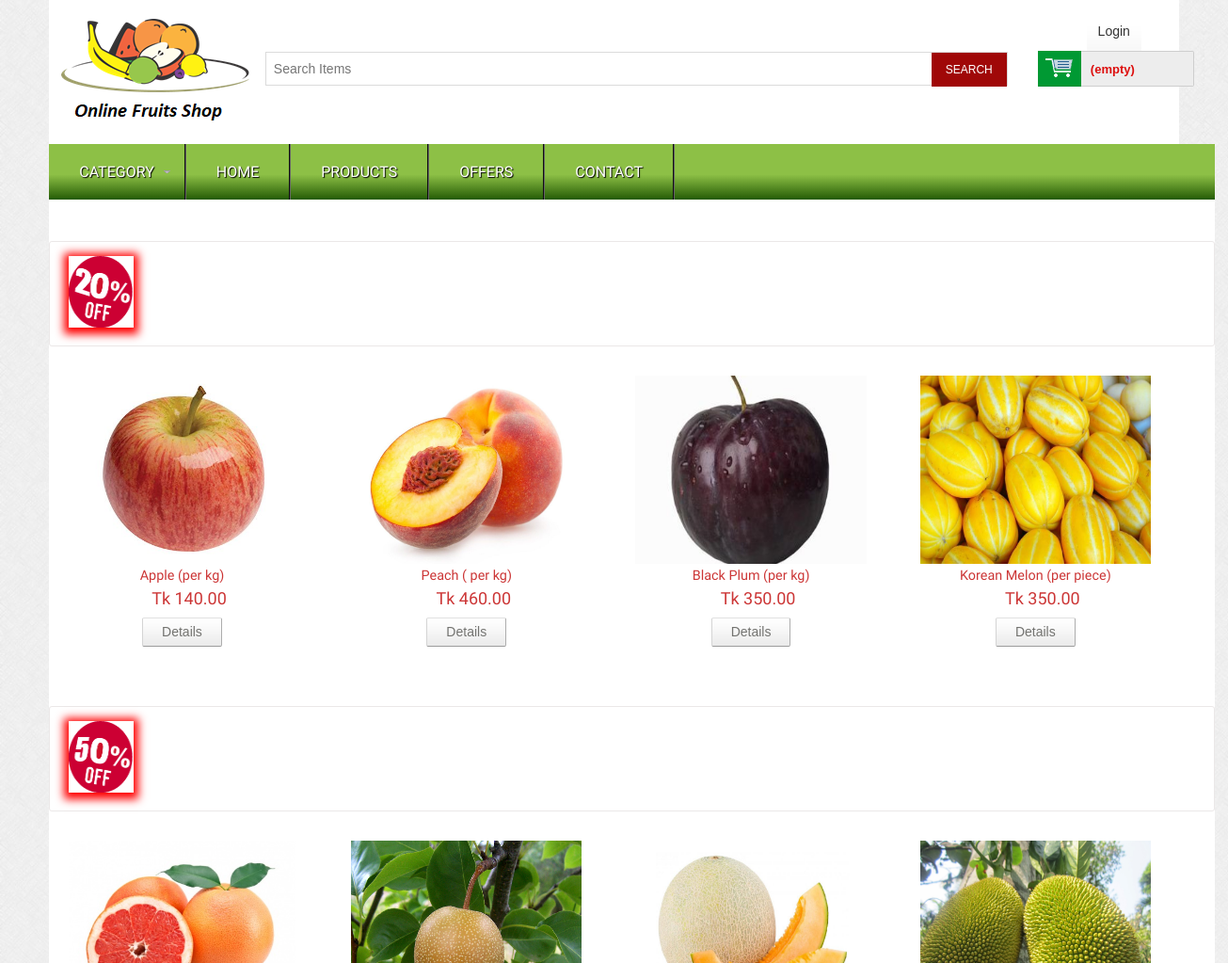
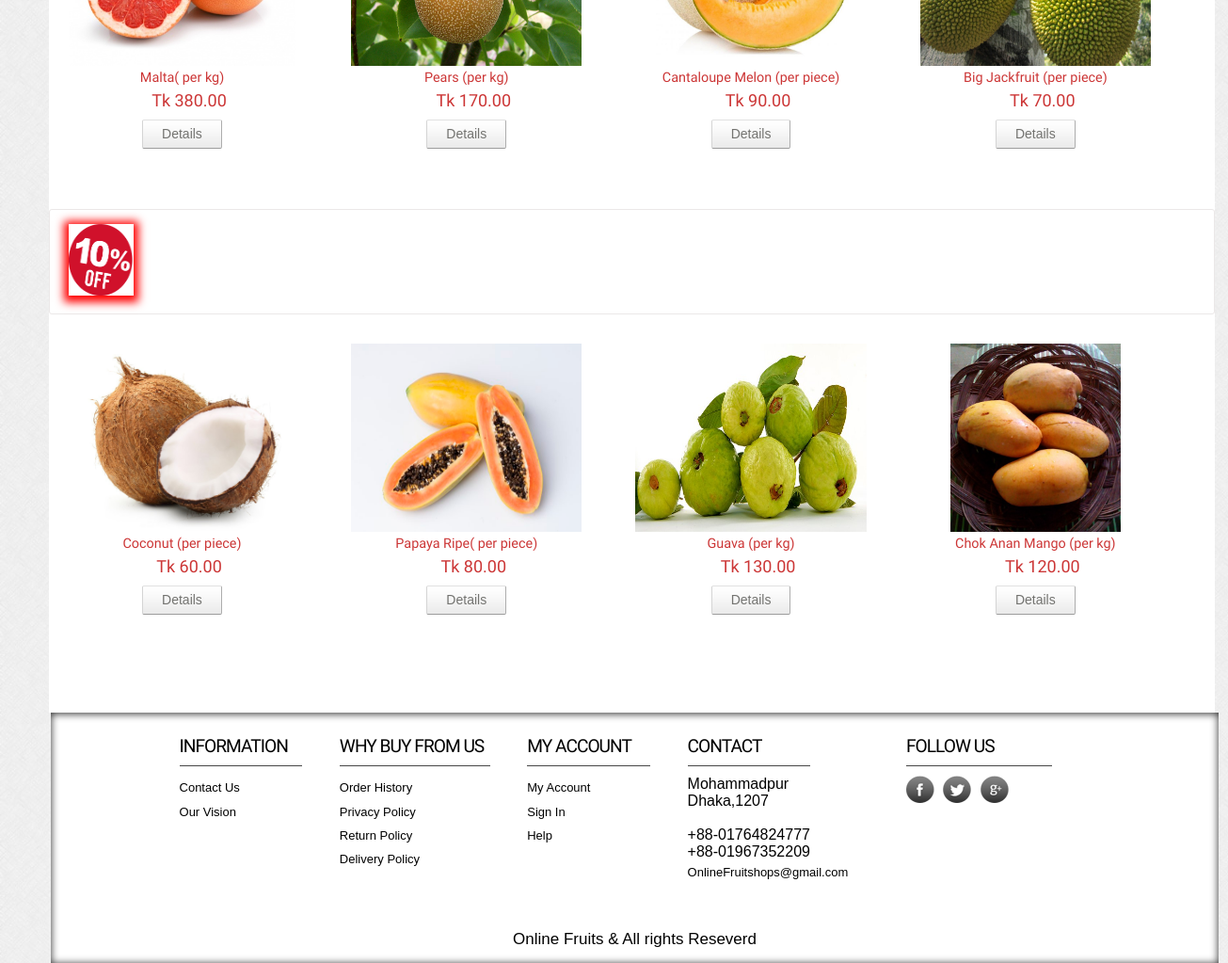
Page /Offers.php on the committed database (2 pictures, top to bottom).
### tables this page shows
CREATE TABLE `tb_product` (
  `pId` int(11) NOT NULL,
  `pName` varchar(255) NOT NULL,
  `catId` int(11) NOT NULL,
  `brId` int(11) NOT NULL,
  `body` text NOT NULL,
  `price` float(10,2) NOT NULL,
  `image` varchar(255) NOT NULL,
  `typ` tinyint(4) NOT NULL DEFAULT '0'
);

### Database/Session.php (called while the page is built, shortened)
<?php
class Session{
 public static function get($key){
  if (isset($_SESSION[$key])) {
   return $_SESSION[$key];
  } else {
   return false;
  }
 }
}
?>

### classes/Product.php (called while the page is built, shortened)
<?php
      $filepath=realpath(dirname(__FILE__));
      include_once ($filepath.'/../Database/Database.php');
?>
<?php
 class Product{
 	    private $db;
      function __construct()
      {
            $this->db=new Database();
     }
       public function getOfPr1(){
      $query="SELECT * FROM tb_product WHERE brId='6' ORDER BY pId DESC LIMIT 4";
      $result=$this->db->select($query);
      return $result;
    }
     public function getOfPr2(){
      $query="SELECT * FROM tb_product WHERE brId='1' ORDER BY pId DESC LIMIT 4";
      $result=$this->db->select($query);
      return $result;
    }
    public function getOfPr3(){
      $query="SELECT * FROM tb_product WHERE brId='7' ORDER BY pId DESC LIMIT 4";
      $result=$this->db->select($query);
      return $result;
    }
 }
?>

### Database/Database.php (called while the page is built, shortened)
<?php
Class Database{
 public $host   = DB_HOST;
 public $user   = DB_USER;
 public $pass   = DB_PASS;
 public $dbname = DB_NAME;
 public $link;
private function connectDB(){
 $this->link = new mysqli($this->host, $this->user, $this->pass,
  $this->dbname);
 }
public function select($query){
  $result = $this->link->query($query) or
   die($this->link->error.__LINE__);
  if($result->num_rows > 0){
    return $result;
  } else {
    return false;
  }
 }
}

### Offers.php (the view, shortened to what this page needs)
<?php include 'inc/headerall.php';?>
 <div class="main">
    <div class="content">
    	<div class="content_top">
    		<div class="heading">
    		<a href=""><img style="width: 69px;height: 76px;box-shadow: 0px 2px 9px 5px red;" src="images/20.png" ></a>
    		</div>
    	</div>
	      <div class="section group">
	       <?php
	             $getOpd=$pd->getOfPr1();
	              if($getOpd) {
                     while($result=$getOpd->fetch_assoc()){
	        ?>
				<div class="grid_1_of_4 images_1_of_4">
					 <a href="details.php?prid=<?php echo $result['pId'];?>"><img src="Admin Panel/Adminstrator/<?php echo $result['image']; ?>" alt="" /></a>
					 <h2><?php echo $result['pName']; ?></h2>
					 <p><span class="price">Tk <?php echo $result['price']; ?></span></p>
				     <div class="button"><span><a href="details.php?prid=<?php echo $result['pId'];?>" class="details">Details</a></span></div>
				</div>
				<?php } } ?>
			</div>
		<div class="content_bottom">
    		<div class="heading">
    		<a href=""><img style="width: 69px;height: 76px;box-shadow: 0px 2px 9px 5px red;" src="images/50.png" ></a>
    		</div>
    	</div>
			<div class="section group">
               <?php
	             $getOpd=$pd->getOfPr2();
	              if($getOpd) {
                     while($result=$getOpd->fetch_assoc()){
	        ?>
				<div class="grid_1_of_4 images_1_of_4">
					 <a href="details.php?prid=<?php echo $result['pId'];?>"><img src="Admin Panel/Adminstrator/<?php echo $result['image']; ?>" alt="" /></a>
					 <h2><?php echo $result['pName']; ?></h2>
					 <p><span class="price">Tk <?php echo $result['price']; ?></span></p>
				     <div class="button"><span><a href="details.php?prid=<?php echo $result['pId'];?>" class="details">Details</a></span></div>
				</div>
				<?php } } ?>
			</div>
	<div class="content_bottom">
    		<div class="heading">
    		<a href=""><img style="width: 69px;height: 76px;box-shadow: 0px 2px 9px 5px red;" src="images/10.png" ></a>
    		</div>
    	</div>
			<div class="section group">
			<?php
	             $getOpd=$pd->getOfPr3();
	              if($getOpd) {
                     while($result=$getOpd->fetch_assoc()){
	        ?>
				<div class="grid_1_of_4 images_1_of_4">
					 <a href="details.php?prid=<?php echo $result['pId'];?>"><img src="Admin Panel/Adminstrator/<?php echo $result['image']; ?>" alt="" /></a>
					 <h2><?php echo $result['pName']; ?></h2>
					 <p><span class="price">Tk <?php echo $result['price']; ?></span></p>
				     <div class="button"><span><a href="details.php?prid=<?php echo $result['pId'];?>" class="details">Details</a></span></div>
				</div>
				<?php } } ?>
			</div>
    </div>
 </div>
<?php include 'inc/footer.php';?>

### inc/headerall.php (shortened to what this page needs)
<?php
include 'Database/Session.php';
include 'Database/Database.php';
$pd  = new Product();
?>
<!DOCTYPE HTML>
<head>
<link href="css/style.css" rel="stylesheet" type="text/css" media="all"/>
<link href="css/menu.css" rel="stylesheet" type="text/css" media="all"/>
</head>
<body>
  <div class="wrap">
		<div class="header_top">
			<div class="logo">
				<a href="index.php"><img src="images/fpt.png" alt="" /></a>
			</div>
			  <div class="header_top_right">
                  <div class="search_box">
                      <form action="search.php" method="get">
                          <input type="text" placeholder="Search Items" name="search">
                          <input type="submit" value="SEARCH" name="submit">
                      </form>
                  </div>
               <div class="login">
		   		<?php
		   			if (Session::get("customerlogin") == false) {
		   		?>
		   		<a href="login.php">Login</a>
		   		<?php
		   			}elseif(Session::get("customerlogin") == true){
		   		?>
				<a href="?action=customerlogout">Logout</a>
		   		<?php
		   			}
		   		?>
		    </div>
			    <div class="shopping_cart">
					<div class="cart">
						<a href="#" title="View my shopping cart" rel="nofollow">
								<span class="no_product">
									<?php
										if (Session::get("total") != false && Session::get("quan") != false) {
											echo "Tk " .Session::get("total"). ",Q = " . Session::get("quan");
										}else {
											echo "(empty)";
										}
									?>
								</span>
							</a>
						</div>
			      </div>
	 </div>
 </div>
<div class="menu">
	<ul id="dc_mega-menu-orange" class="dc_mm-orange">
   <li>
    <a>Category</a>
</li>
	  <li><a href="index.php">Home</a></li>
	  <li><a href="productbycat.php">Products</a> </li>
	  <li><a href="Offers.php">Offers</a></li>
	  <li><a href="contact.php">Contact</a> </li>
	</ul>
</div>

### inc/footer.php (shortened to what this page needs)
</div>
   <div class="footer">
   	  <div class="wrapper">
	     <div class="section group">
				<div class="col_1_of_4 span_1_of_4" style="width: 13.5%; padding: 2.5%; padding-left: 0px;border-right: 0px groove #555;">
						<h4>Information</h4>
						<ul>
						<li><a href="contact.php">Contact Us</a></li>
						<li><a href="vision.php">Our Vision</a></li>
						</ul>
					</div>
				<div class="col_1_of_4 span_1_of_4" style="width: 16.5%; padding: 2.5%; padding-left: 0px;border-right: 0px groove #555;">
					<h4>Why buy from us</h4>
						<ul>
						<li><a href="orderdetails.php">Order History</a></li>
						<li><a href="privacy.php">Privacy Policy</a></li>
						<li><a href="return.php">Return Policy</a></li>
						<li><a href="delivery.php">Delivery Policy</a></li>
						</ul>
				</div>
				<div class="col_1_of_4 span_1_of_4" style="width: 13.5%; padding: 2.5%; padding-left: 0px;border-right: 0px groove #555;">
					<h4>My account</h4>
						<ul>
                            <li><a href="profile.php">My Account</a></li>
							<li><a href="signup.php">Sign In</a></li>
							<li><a href="contact.php">Help</a></li>
						</ul>
				</div>
				<div class="col_1_of_4 span_1_of_4" style="width: 13.5%; padding: 2.5%; padding-left: 0px;border-right: 0px groove #555;">
					<h4>Contact</h4>
						<ul>
                            <h6>Mohammadpur</h6>
                            <li>Dhaka,1207</li><br>
							<li>+88-01764824777</li>
							<li>+88-01967352209</li>
                            <li><a href="">OnlineFruitshops@gmail.com</a></li>
						</ul>
                </div>
						<div class="social-icons col_1_of_4 span_1_of_4" style="width: 16%; padding: 2.5%; padding-left: 62px;border-right: 0px groove #555;">
							<h4>Follow Us</h4>
					   		  <ul>
							      <li class="facebook"><a href="https://www.facebook.com/Online-fruit-shop-1680045815412182/" target="_blank"> </a></li>
							      <li class="twitter"><a href="https://twitter.com/OnlineFruitShop" target="_blank"> </a></li>
							      <li class="googleplus"><a href="https://plus.google.com/111698292920507088043" target="_blank"> </a></li>
						     </ul>
				</div>
			</div>
			<div class="copy_right">
				<p>Online Fruits &amp; All rights Reseverd </p>
		   </div>
     </div>
    </div>
    <link href="css/flexslider.css" rel='stylesheet' type='text/css' />
</body>
</html>

### css/menu.css (style rules this page uses)
ul.dc_mm-orange,ul.dc_mm-orange li { border:none; list-style:none; }
ul.dc_mm-orange { background: #414045; background: -moz-linear-gradient(top, #414045 55%, #2f2e33 100%); background: -webkit-gradient(linear, left top, left bottom, color-stop(55%,#414045), color-stop(100%,#2f2e33)); background: -webkit-linear-gradient(top, #414045 55%,#2f2e33 100%); background: -o-linear-gradient(top, #414045 55%,#2f2e33 100%); background: -ms-linear-gradient(top, #414045 55%,#2f2e33 100%); background: linear-gradient(to bottom, #8DC046 55%,#245B05 100%); filter: progid:DXImageTransform.Microsoft.gradient( startColorstr='#414045', endColorstr='#2f2e33',GradientType=0 ); font:normal 13px Arial,sans-serif; padding:0; position:relative; width: 1239px; margin-top: -30px; margin-left: -13px; float: left; }
ul.dc_mm-orange li { float:left; margin:0; padding:0; }
ul.dc_mm-orange li a { color:#fff; display:block; float:left; font-size:16px; padding:20px 32px; text-decoration:none; text-shadow:1px 1px 1px #000; text-transform:uppercase; font-family:'Doppio One', sans-serif; border-right:2px groove #636363; }
ul.dc_mm-orange li a.dc-mega { position:relative; }

### rows in the picture
tb_product: image (picture), pName "Apple (per kg)", price "140.00"
tb_product: image (picture), pName "Peach ( per kg)", price "460.00"
tb_product: image (picture), pName "Black Plum (per kg)", price "350.00"
tb_product: image (picture), pName "Korean Melon (per piece)", price "350.00"
tb_product: image (picture), pName "Malta( per kg)", price "380.00"
tb_product: image (picture), pName "Pears (per kg)", price "170.00"
tb_product: image (picture), pName "Cantaloupe Melon (per piece)", price "90.00"
tb_product: image (picture), pName "Big Jackfruit (per piece)", price "70.00"
tb_product: image (picture), pName "Coconut (per piece)", price "60.00"
tb_product: image (picture), pName "Papaya Ripe( per piece)", price "80.00"
tb_product: image (picture), pName "Guava (per kg)", price "130.00"
tb_product: image (picture), pName "Chok Anan Mango (per kg)", price "120.00"
